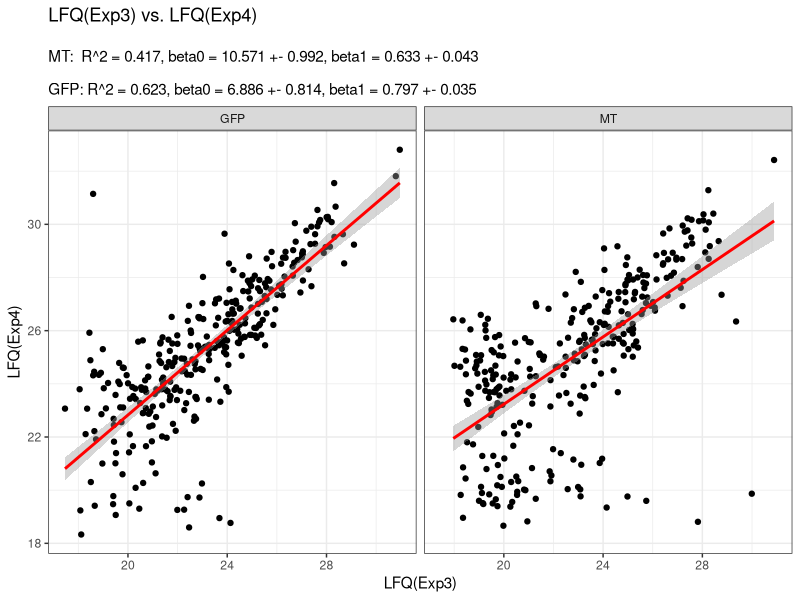
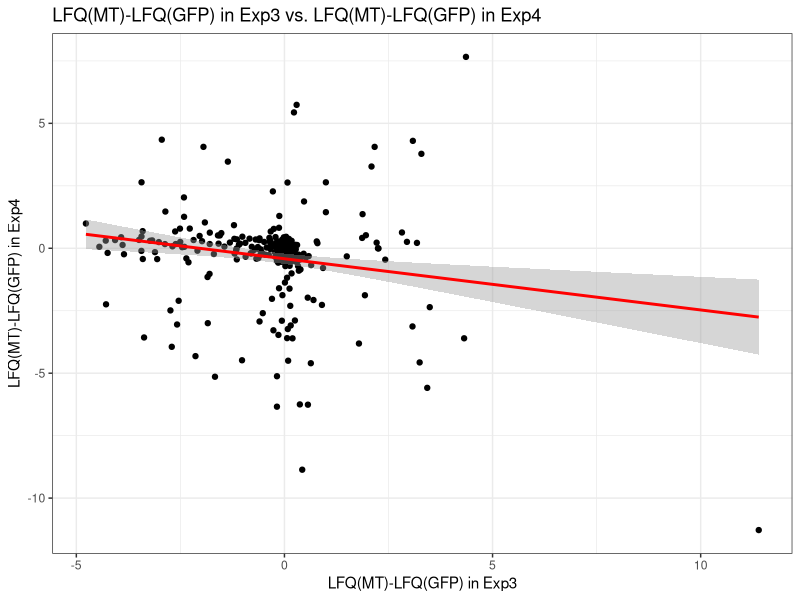
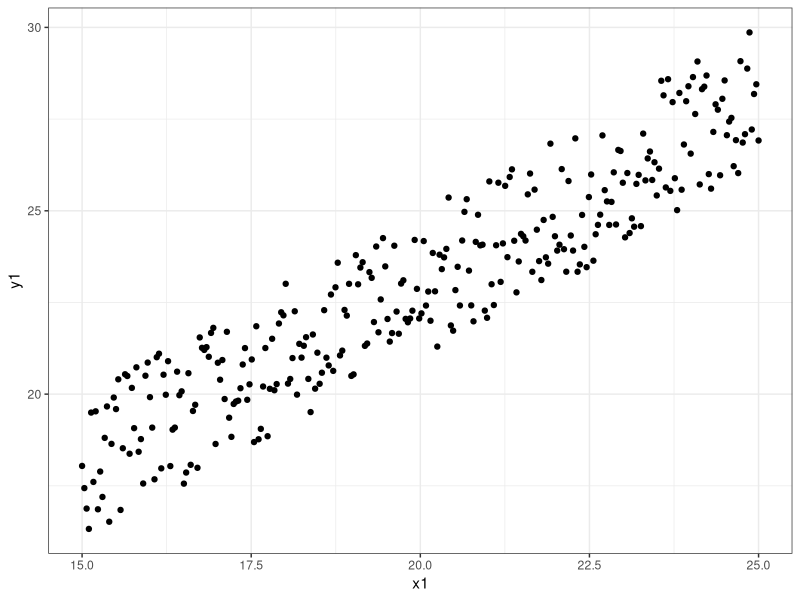
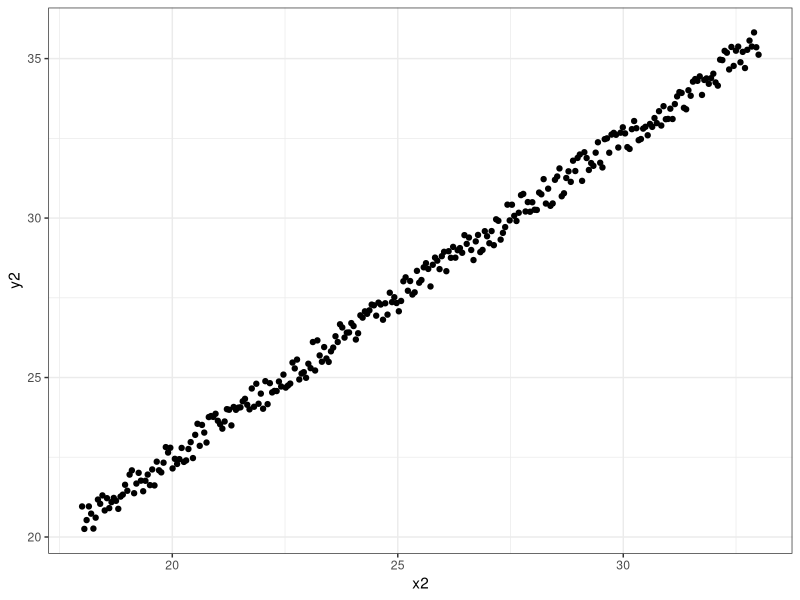
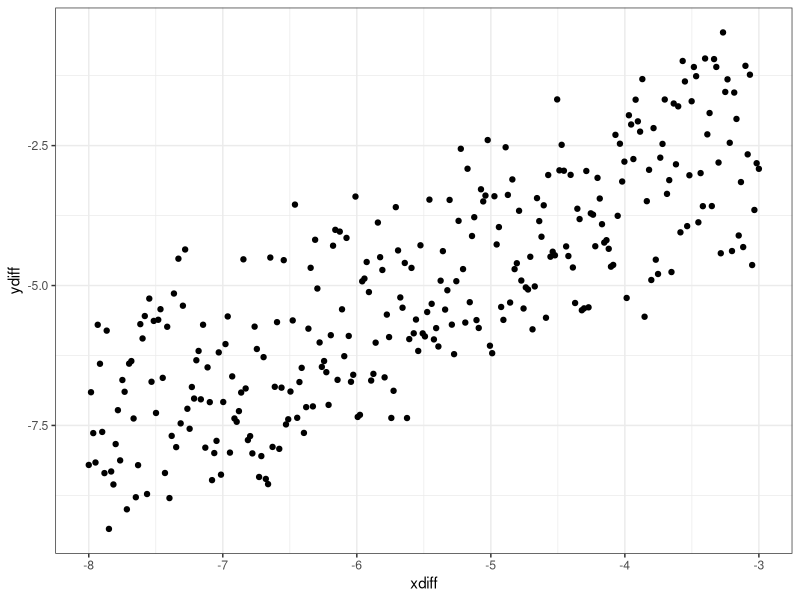

These charts were generated, in order, by the following R code:
library("readxl");
library("ggplot2");

# Load MT data
data.MT <- read_excel("vlook_up_MT.xlsx", sheet = "Exp3 vs Exp4");
data.MT <- cbind.data.frame(data.MT, "MT");
colnames(data.MT) <- c("Protein", "LFQ_Exp4", "LFQ_Exp3", "Src");

# Load GFP data
data.GFP <- read_excel("vlook_up_GFP.xlsx", sheet = "Exp3 vs Exp4");
data.GFP <- cbind.data.frame(data.GFP, "GFP");
colnames(data.GFP) <- c("Protein", "LFQ_Exp4", "LFQ_Exp3", "Src");

# Combine data
data.all <- rbind.data.frame(data.MT, data.GFP);

# Fits
fit.MT <- lm(LFQ_Exp4 ~ LFQ_Exp3, data = data.all[data.all$Src == "MT", ]);
fit.GFP <- lm(LFQ_Exp4 ~ LFQ_Exp3, data = data.all[data.all$Src == "GFP", ]);

# Individual plots
gg <- ggplot(data.all, aes(x = LFQ_Exp3, y = LFQ_Exp4));
gg <- gg + geom_point();
gg <- gg + facet_wrap(~ Src);
gg <- gg + stat_smooth(method = "lm", col = "red");
gg <- gg + theme_bw();
gg <- gg + labs(
    title = "LFQ(Exp3) vs. LFQ(Exp4)",
    subtitle = (sprintf(
        "\nMT:  R^2 = %4.3f, beta0 = %4.3f +- %4.3f, beta1 = %4.3f +- %4.3f
		 \nGFP: R^2 = %4.3f, beta0 = %4.3f +- %4.3f, beta1 = %4.3f +- %4.3f",
        summary(fit.MT)$r.squared,
        summary(fit.MT)$coef[1, 1],
        summary(fit.MT)$coef[1, 2],
        summary(fit.MT)$coef[2, 1],
        summary(fit.MT)$coef[2, 2],
        summary(fit.GFP)$r.squared,
        summary(fit.GFP)$coef[1, 1],
        summary(fit.GFP)$coef[1, 2],
        summary(fit.GFP)$coef[2, 1],
        summary(fit.GFP)$coef[2, 2])),
    x = "LFQ(Exp3)",
    y = "LFQ(Exp4)");
gg;

# Match and combine data
commonProt <- intersect(data.MT$Protein, data.GFP$Protein);
data.matched <- data.MT[data.MT$Protein %in% commonProt, ];
data.matched <- cbind.data.frame(
	data.matched, 
	data.GFP[match(data.MT$Protein, data.GFP$Protein), ]);
colnames(data.matched) <- c(
	paste(colnames(data.MT), ".MT", sep = ""),
	paste(colnames(data.GFP), ".GFP", sep = ""));
# Sanity check 
all(data.matched[, 1] == data.matched[, 5]);


data.diff <- cbind.data.frame(
	diff.Exp3 = data.matched[, "LFQ_Exp3.MT"] - data.matched[, "LFQ_Exp3.GFP"],
	diff.Exp4 = data.matched[, "LFQ_Exp4.MT"] - data.matched[, "LFQ_Exp4.GFP"]);


gg <- ggplot(data.diff, aes(x = diff.Exp3, y = diff.Exp4));
gg <- gg + geom_point();
gg <- gg + stat_smooth(method = "lm", col = "red");
gg <- gg + theme_bw();
gg <- gg + labs(
	title = "LFQ(MT)-LFQ(GFP) in Exp3 vs. LFQ(MT)-LFQ(GFP) in Exp4",
	x = "LFQ(MT)-LFQ(GFP) in Exp3",
	y = "LFQ(MT)-LFQ(GFP) in Exp4");
gg;

x1 <- seq(15, 25, length.out = 300);
y1 <- x1 + runif(length(x1), min = 1, max = 5);

df1 <- cbind.data.frame(x1, y1);
ggplot(df1, aes(x1, y1)) + geom_point() + theme_bw();

x2 <- seq(18, 33, length.out = 300);
y2 <- x2 + runif(length(x2), min = 2, max = 3);

df2 <- cbind.data.frame(x2, y2);
ggplot(df2, aes(x2, y2)) + geom_point() + theme_bw();

df_diff <- cbind.data.frame(
	xdiff = x1 - x2,
	ydiff = y1 - y2);
ggplot(df_diff, aes(xdiff, ydiff)) + geom_point() + theme_bw();